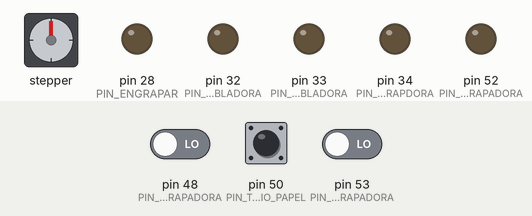
The sketch below on a simulated Arduino Mega 2560, built with avr-gcc and run on an emulated ATmega2560. Shown: stepper motor, output pins drawn as LEDs (lit = HIGH). Wiring (inferred from the names in the program): stepper motor (2048 steps per turn assumed): coils pin 24, pin 25, pin 26, pin 27. The test bench sets the inputs (shaded band); at power-on: pin 53 (PIN_LECTURA_AJUSTE_HORIZONTAL_ENGRAPADORA) LOW, pin 48 (PIN_LECTURA_AJUSTE_VERTICAL_ENGRAPADORA) LOW, pin 50 (PIN_TORRE_ENVIO_PAPEL) LOW. Pins used as bus, display or sensor lines are not drawn.

Above: at 0.8 s.
0.9 s: pin 53 (PIN_LECTURA_AJUSTE_HORIZONTAL_ENGRAPADORA) driven HIGH
At 1.8 s:
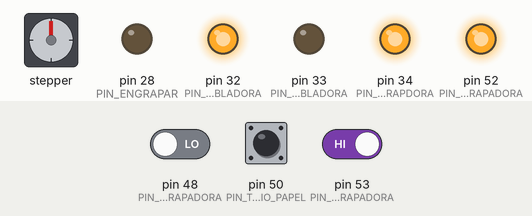
3.9 s: pin 48 (PIN_LECTURA_AJUSTE_VERTICAL_ENGRAPADORA) driven HIGH
At 5.7 s:
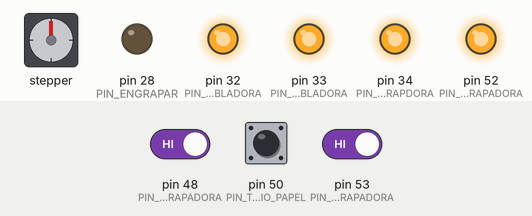
6.9 s: pin 50 (PIN_TORRE_ENVIO_PAPEL) pulsed HIGH 2 times (0.12 s each, 0.3 s apart)
At 9.9 s:
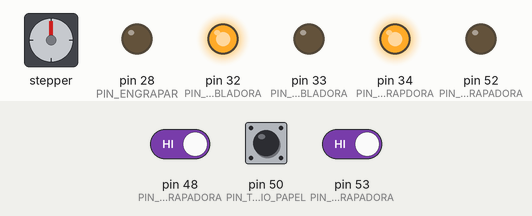
10.5 s: pin 48 (PIN_LECTURA_AJUSTE_VERTICAL_ENGRAPADORA) driven LOW
At 11.1 s:
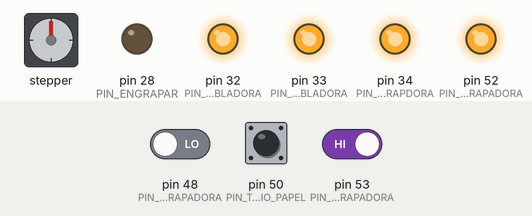
14.1 s: pin 50 (PIN_TORRE_ENVIO_PAPEL) pulsed HIGH 5 times (0.12 s each, 0.3 s apart)
At 19.0 s:
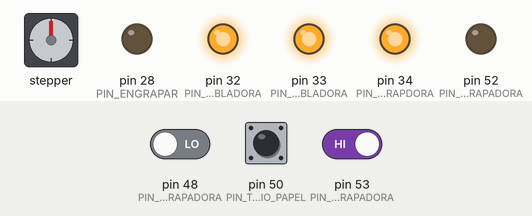
Timing chart, 0 to 21.3 s (numbered marks = the images above; inputs shaded):
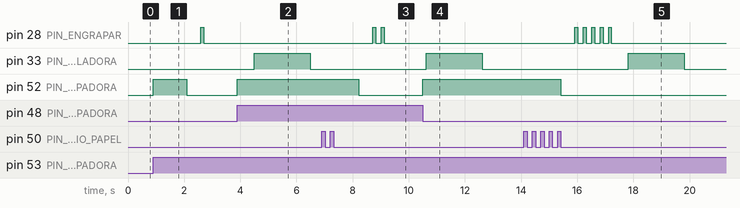

The sketch:

Duplo.ino
```cpp
#include <Arduino.h>

#include "Accion.h"
#include "Proceso.h"

#include <StandardCplusplus.h>
#include <vector>
#include <iterator>

//Almacena los procesos
std::vector<Proceso *> procesos;

//Realiza acciones, se utiliza para encender y apagar las bandas, y leer botones
Accion *accion;

//Indicar si la entrada de papel es la misma, para no enviar la se;al varias veces
bool mismoPapel;

void setup() {
    accion = new Accion();

    accion->liberarAjusteHorizontal();
    accion->liberarAjusteVertical();

    accion->bandas(true);
}

void loop() {
    doModoProcesoCompleto();
}

void doModoProcesoCompleto() {
    //veficar la entrada del papel
    verificarEntradaPapel();

    //calcular todos los procesos
    ejecutarProcesos();
}

bool entradaPapel() {
    if(!accion->entradaPapel()){
        mismoPapel = false;
        return false;
    }
    if( !mismoPapel && accion->entradaPapel() ) {
        mismoPapel = true;
        return true;
    }
    return false;
}

void verificarEntradaPapel() {
    if (entradaPapel()) {
        nuevoProceso();
    }
}

void nuevoProceso() {
    if (procesos.size() > 0) {
        //buscar algun proceso terminado y reiniciar
        for (int i = 0; i < procesos.size(); ++i) {
            if (procesos[i]->esTerminado()) {
                //reiniciar las variables y setear el tiempo
                procesos[i]->reiniciar(millis());
                return;
            }
        }
    }
    //Se necesitan mas procesos
    //crear un nuevo proceso y agregar el tiempo en que ocurrio
    procesos.push_back(new Proceso(accion, millis()));
}

void ejecutarProcesos() {
    //si la maquina esta trabajando
    if (procesos.size() > 0) {
        //calcular los procesos
        for (int i = 0; i < procesos.size(); ++i) {
            if (!procesos[i]->esTerminado()) {
                procesos[i]->calcular();
            }
        }
    }
}
```

Accion.cpp
```cpp
#include "Accion.h"

//constructor
Accion::Accion() {
//configurar pines

    pinMode(PIN_BANDA_ENGRAPDORA, OUTPUT);
    pinMode(PIN_AJUSTE_HORIZONTAL_ENGRAPADORA, OUTPUT);
    pinMode(PIN_AJUSTE_VERTICAL_ENGRAPADORA, OUTPUT);
    pinMode(PIN_AVANCE_PAPEL_ENGRAPDORA, OUTPUT);
    pinMode(PIN_ENGRAPAR, OUTPUT);
    pinMode(PIN_TOPE_ENGRAPAR, OUTPUT);
    pinMode(PIN_BANDA_DOBLADORA, OUTPUT);
    pinMode(PIN_DOBLADORA, OUTPUT);
    pinMode(PIN_SALIDA_CORRIENTE_DOBLADORA, OUTPUT);

    //inputs
    pinMode(PIN_TORRE_ENVIO_PAPEL, INPUT);
    pinMode(PIN_LECTURA_AJUSTE_HORIZONTAL_ENGRAPADORA, INPUT);
    pinMode(PIN_LECTURA_AJUSTE_VERTICAL_ENGRAPADORA, INPUT);

}

//TORRE
boolean Accion::entradaPapel() {
    //leer pin de entrada papel
    return !digitalRead(PIN_TORRE_ENVIO_PAPEL);
}

//Engrapadora
void Accion::bandaEngrapadora(boolean estado) {
    digitalWrite(PIN_BANDA_ENGRAPDORA, estado);
}

boolean Accion::mitadVueltasAjustePapelHorizontal() {
    return digitalRead(PIN_LECTURA_AJUSTE_HORIZONTAL_ENGRAPADORA);
}

boolean Accion::mitadVueltasAjustePapelVertical() {
    //inverse logic
    return !digitalRead(PIN_LECTURA_AJUSTE_VERTICAL_ENGRAPADORA);
}

void Accion::ajustePapelHorizontal(boolean estado) {
    digitalWrite(PIN_AJUSTE_HORIZONTAL_ENGRAPADORA, estado);
}

void Accion::ajustePapelVertical(boolean estado) {
    //!estado por el rele
    digitalWrite(PIN_AJUSTE_VERTICAL_ENGRAPADORA, !estado);
}

void Accion::liberarAjusteHorizontal() {
    while (!mitadVueltasAjustePapelHorizontal()) {
        ajustePapelHorizontal(true);
    }
    ajustePapelHorizontal(false);
}

void Accion::liberarAjusteVertical() {
    while (!mitadVueltasAjustePapelVertical()) {
        ajustePapelVertical(true);
    }
    ajustePapelVertical(false);
}

void Accion::engrapar(boolean estado) {
    digitalWrite(PIN_ENGRAPAR, estado);
}

void Accion::avancePapelEngrapadora(boolean estado) {
    digitalWrite(PIN_AVANCE_PAPEL_ENGRAPDORA, estado);
}

void Accion::bandaDobladora(boolean estado) {
    digitalWrite(PIN_BANDA_DOBLADORA, estado);
}

void Accion::topeGrapa(boolean estado) {
    digitalWrite(PIN_TOPE_ENGRAPAR, estado);
}

void Accion::doblar(boolean estado) {
    digitalWrite(PIN_DOBLADORA, estado);
}

void Accion::salidaCorrienteDobladora(boolean estado) {
    digitalWrite(PIN_SALIDA_CORRIENTE_DOBLADORA, estado);
}

void Accion::bandas(boolean estado) {
    bandaDobladora(estado);
    bandaEngrapadora(estado);
}
```

Accion.h
```cpp
#ifndef Accion_h
#define Accion_h

#include "Pines.h"
#include "Arduino.h"

class Accion{
  public:
    Accion();

    //Acciones de la torre
    boolean entradaPapel();

    //Dobladora
    void salidaCorrienteDobladora(boolean estado);
    void doblar(boolean estado);
    void bandaDobladora(boolean estado);

    //Engrapadora
    void ajustePapelHorizontal(boolean estado);
    void ajustePapelVertical(boolean estado);

    void liberarAjusteHorizontal();
    void liberarAjusteVertical();

    void engrapar(boolean estado);
    void topeGrapa(boolean estado);

    boolean mitadVueltasAjustePapelHorizontal();
    boolean mitadVueltasAjustePapelVertical();

    void avancePapelEngrapadora(boolean estado);
    void bandaEngrapadora(boolean estado);

    void bandas(boolean estado);

};

#endif
```

Pines.h
```cpp
#ifndef Pines_h
#define Pines_h
//Pines de las salidas digitales

//Pines de la engrapadora
#define PIN_BANDA_ENGRAPDORA 34

#define PIN_AJUSTE_HORIZONTAL_ENGRAPADORA 27

#define PIN_AJUSTE_VERTICAL_ENGRAPADORA 52

#define PIN_AVANCE_PAPEL_ENGRAPDORA 24

#define PIN_ENGRAPAR 28

#define PIN_TOPE_ENGRAPAR 25

//Pines de la dobladora
#define PIN_BANDA_DOBLADORA 32

#define PIN_DOBLADORA 26

#define PIN_SALIDA_CORRIENTE_DOBLADORA 33

//Pines de lectura de sensores
//Lectura de la torre
#define PIN_TORRE_ENVIO_PAPEL 50

//Lectura de la engrapadora
#define PIN_LECTURA_AJUSTE_HORIZONTAL_ENGRAPADORA 53

#define PIN_LECTURA_AJUSTE_VERTICAL_ENGRAPADORA 48


#endif
```

Proceso.cpp
```cpp
#include "Proceso.h"

Proceso::Proceso(Accion *accion, unsigned long timeInit) {
    _accion = accion;
    _tiempoInicio = timeInit;
    _terminado = false;
}

void Proceso::reiniciar(unsigned long nuevoTiempoInicio) {
    _tiempoInicio = nuevoTiempoInicio;
    _esAjustePapel = false;
    _esAjustePapelAbrir = false;

    _cantidadMitadVueltaHorizontal = 0;
    _cantidadMitadVueltaVertical = 0;

    _terminado = false;
    _tiempoActual = 0UL;

    _entrada_entradaTopePapelEngrapadora = false;
    _salida_entradaTopePapelEngrapadora = false;

    _estadoMitadDevuletaHorizontal = false;
    _estadoMitadDevuletaVertical = false;

    _lecturaHorizontal = false;
    _lecturaVertical = false;

    _entrada_engrapar = false;
    _salida_engrapar = false;

    _entrada_avancePapel = false;
    _salida_avancePapel = false;

    _entrada_doblar = false;
    _salida_doblar = false;

    _entrada_salidaCorrienteDobladora = false;
    _salida_salidaCorrienteDobladora = false;

}

boolean Proceso::esTerminado() {
    return _terminado;
}


void Proceso::entradaTopePapelEngrapadora() {
    if (!_entrada_entradaTopePapelEngrapadora && _tiempoActual >= TIM_ENTRADA_TOPE_ENGRAPAR) {
        _entrada_entradaTopePapelEngrapadora = true;
        _accion->topeGrapa(true);
    }
    if (!_salida_entradaTopePapelEngrapadora && _tiempoActual >= (TIM_ENTRADA_TOPE_ENGRAPAR + TIM_SIG_TOPE_ENGRAPAR)) {
        //Desactivar senal del tope de papel
        _salida_entradaTopePapelEngrapadora = true;
        _accion->topeGrapa(false);
    }
}

void Proceso::entradaAjusteHorizontalVertical() {

    entradaAjusteHorizontalVertical_PrimerAjuste();

    entradaAjusteHorizontalVertical_SegundoAjusteRelajar();

}

void Proceso::entradaAjusteHorizontalVertical_PrimerAjuste() {
    if (!_esAjustePapel && _tiempoActual >= TIM_ENTRADA_AJUSTE_HORI_VERT_PAPEL) {

        _estadoMitadDevuletaHorizontal = _accion->mitadVueltasAjustePapelHorizontal();
        _estadoMitadDevuletaVertical = _accion->mitadVueltasAjustePapelVertical();

        _accion->ajustePapelHorizontal(true);
        _accion->ajustePapelVertical(true);

        _esAjustePapel = true;
    }

    //Contar cantidad de mitad de vueltas de los motores
    if (_esAjustePapel) {
        contarMitadDeVueltasAjustePapel();
    }

    //desactivas los ajustes verticales despues de 4 mitad de vueltas
    if ((_esAjustePapel && _cantidadMitadVueltaHorizontal >= MITAD_VUELTAS_AJUSTE_HORI_VERT_PAPEL)) {
        _accion->ajustePapelHorizontal(false);
        _cantidadMitadVueltaHorizontal = 0;
    }

    if ((_esAjustePapel && _cantidadMitadVueltaVertical >= MITAD_VUELTAS_AJUSTE_HORI_VERT_PAPEL)) {
        _accion->ajustePapelVertical(false);
        _cantidadMitadVueltaVertical = 0;
    }
}

void Proceso::entradaAjusteHorizontalVertical_SegundoAjusteRelajar() {

    if ((!_esAjustePapelAbrir && _tiempoActual >= (TIM_ENTRADA_AJUSTE_HORI_VERT_PAPEL_DEJAR_PASAR))) {

        _estadoMitadDevuletaHorizontal = _accion->mitadVueltasAjustePapelHorizontal();
        _estadoMitadDevuletaVertical = _accion->mitadVueltasAjustePapelVertical();

        _accion->ajustePapelHorizontal(true);
        _accion->ajustePapelVertical(true);

        _esAjustePapelAbrir = true;
    }

    //Contar cantidad de mitad de vueltas de los motores
    if (_esAjustePapelAbrir) {
        contarMitadDeVueltasAjustePapel();
    }

    //desactivas los ajustes verticales despues de 4 mitad de vueltas
    if ((_esAjustePapelAbrir && _cantidadMitadVueltaHorizontal == MITAD_VUELTAS_AJUSTE_HORI_VERT_PAPEL_DEJAR_PASAR)) {
        _accion->ajustePapelHorizontal(false);
        _cantidadMitadVueltaHorizontal = 0;
    }

    if ((_esAjustePapelAbrir && _cantidadMitadVueltaVertical == MITAD_VUELTAS_AJUSTE_HORI_VERT_PAPEL_DEJAR_PASAR)) {
        _accion->ajustePapelVertical(false);
        _cantidadMitadVueltaVertical = 0;
    }
}

void Proceso::contarMitadDeVueltasAjustePapel() {
    //frecuencia para preguntar
    _lecturaHorizontal = _accion->mitadVueltasAjustePapelHorizontal();
    _lecturaVertical = _accion->mitadVueltasAjustePapelVertical();

    if (_lecturaHorizontal != _estadoMitadDevuletaHorizontal) {
        _estadoMitadDevuletaHorizontal = _lecturaHorizontal;
        //aumentar cantidad de vueltas
        _cantidadMitadVueltaHorizontal++;
    }

    if (_lecturaVertical != _estadoMitadDevuletaVertical) {
        _estadoMitadDevuletaVertical = _lecturaVertical;
        //aumentar cantidad de vueltas
        _cantidadMitadVueltaVertical++;
    }
}

void Proceso::engrapar() {
    if (!_entrada_engrapar && _tiempoActual >= TIM_ENTRADA_ENGRAPAR) {
        _entrada_engrapar = true;
        _accion->engrapar(true);
    }
    //Desactivar senal de engrapadora
    if (!_salida_engrapar && _tiempoActual >= (TIM_ENTRADA_ENGRAPAR + TIM_SIG_ENGRAPAR)) {
        _salida_engrapar = true;
        _accion->engrapar(false);
    }
}

void Proceso::avancePapel() {
    //avance del papel
    if (!_entrada_avancePapel && _tiempoActual >= TIM_ENTRADA_AVANCE_PAPEL_ENGRAPADORA) {
        _entrada_avancePapel = true;
        _accion->avancePapelEngrapadora(true);
    }
    //Desactivar senal de avance papel
    if (!_salida_avancePapel &&
        _tiempoActual >= (TIM_ENTRADA_AVANCE_PAPEL_ENGRAPADORA + TIM_SIG_AVANCE_PAPEL_ENGRAPADORA)) {
        _salida_avancePapel = true;
        _accion->avancePapelEngrapadora(false);
    }
}

void Proceso::doblar() {
    //activar la dobladora
    if (!_entrada_doblar && _tiempoActual >= (TIM_ENTRADA_DOBLADORA)) {
        _entrada_doblar = true;
        _accion->doblar(true);
    }

    //desactivar dobladora
    if (!_salida_doblar && _tiempoActual >= (TIM_ENTRADA_DOBLADORA + TIM_SIG_DOBLADORA)) {
        _salida_doblar = true;
        _accion->doblar(false);
    }
}

void Proceso::salidaCorrienteDobladora() {
    //activar salida final del papel
    if (!_entrada_salidaCorrienteDobladora && _tiempoActual >= (TIM_ENTRADA_SALIDA_CORRIENTE_DOBLADORA)) {
        _entrada_salidaCorrienteDobladora = true;
        _accion->salidaCorrienteDobladora(true);
    }

    //si ya se termino el proceso
    if (!_salida_salidaCorrienteDobladora &&
        _tiempoActual >= (TIM_ENTRADA_SALIDA_CORRIENTE_DOBLADORA + TIM_SIG_SALIDA_CORRIENTE_DOBLADORA)) {
        //Ya hemos terminado
        _salida_salidaCorrienteDobladora = true;
        finalizar();
    }
}

void Proceso::finalizar() {
    _accion->salidaCorrienteDobladora(false);
    _terminado = true;
}

void Proceso::calcular() {
    if (_terminado) { return; }

    //Calcular el offset del tiempo
    _tiempoActual = millis() - _tiempoInicio;

    //Entrada del tope de papel
    entradaTopePapelEngrapadora();

    //activar los ajuste de papel
    entradaAjusteHorizontalVertical();

    //Engrapar
    //Entrada de la engrapadora
    engrapar();

    avancePapel();

    //Dobladora

    doblar();

    salidaCorrienteDobladora();
}
```

Proceso.h
```cpp
#ifndef Proceso_h
#define Proceso_h

#include "Accion.h"
#include "Configuracion.h"
#include "Arduino.h"


class Proceso {
public:
    Proceso(Accion *accion, unsigned long timeInit);

    boolean esTerminado();

    void calcular();

    void reiniciar(unsigned long nuevoTiempoInicio);

private:
    Accion *_accion;

    boolean _terminado;
    unsigned long _tiempoInicio = 0UL;

    boolean _esAjustePapel = false;
    boolean _esAjustePapelAbrir = false;

    int _cantidadMitadVueltaHorizontal = 0;
    int _cantidadMitadVueltaVertical = 0;

    unsigned long _tiempoActual = 0UL;


    //utils
    bool _entrada_entradaTopePapelEngrapadora = false;
    bool _salida_entradaTopePapelEngrapadora = false;

    bool _estadoMitadDevuletaHorizontal = false;
    bool _estadoMitadDevuletaVertical = false;

    bool _lecturaHorizontal = false;
    bool _lecturaVertical = false;

    bool _entrada_engrapar = false;
    bool _salida_engrapar = false;

    bool _entrada_avancePapel = false;
    bool _salida_avancePapel = false;

    bool _entrada_doblar = false;
    bool _salida_doblar = false;

    bool _entrada_salidaCorrienteDobladora = false;
    bool _salida_salidaCorrienteDobladora = false;


//    metodos
    void entradaTopePapelEngrapadora();

    void entradaAjusteHorizontalVertical();

    void entradaAjusteHorizontalVertical_PrimerAjuste();
    void entradaAjusteHorizontalVertical_SegundoAjusteRelajar();

    void contarMitadDeVueltasAjustePapel();

    void engrapar();
    void avancePapel();
    void bandasDobladora();

    void doblar();
    void salidaCorrienteDobladora();
    void finalizar();
};

#endif
```

Configuracion.h
```cpp
#ifndef Configuracion_h
#define Configuracion_h

//Tiempos
//Engrapadora
#define TIM_ENTRADA_AJUSTE_HORI_VERT_PAPEL 1200//Tiempo donde entran los ajsute del papel para el engrapado
#define MITAD_VUELTAS_AJUSTE_HORI_VERT_PAPEL 3//Numero de mitad de vueltas


#define TIM_ENTRADA_AJUSTE_HORI_VERT_PAPEL_DEJAR_PASAR 2000 //Tiempo dedpues de engrapar para relajar los ajuste de papel y dejar pasar el papel
#define MITAD_VUELTAS_AJUSTE_HORI_VERT_PAPEL_DEJAR_PASAR 1//Numero de mitad de vueltas


#define TIM_ENTRADA_ENGRAPAR 1700//Tiempo donde se activa el mecanismo para engrapar
#define TIM_SIG_ENGRAPAR 100//Tiempo que permanece la segnal de engrapado en el rele


#define TIM_ENTRADA_TOPE_ENGRAPAR 0//Tiempo donde se activa el tope para el engrape del papel, puede ser el mismo que TIM_ENTRADA_AJUSTE_HORI_VERT_PAPEL
#define TIM_SIG_TOPE_ENGRAPAR 2000//Tiempo que permanece la segnal del tope engrapado en el rele


#define TIM_ENTRADA_AVANCE_PAPEL_ENGRAPADORA 2300//Tiempo donde se activa el mecanismo avanzar el papel despues de ser engrapado
#define TIM_SIG_AVANCE_PAPEL_ENGRAPADORA 100//Tiempo que permanece la segnal de avance del papel hacia la dobladora

//Dobladora

#define TIM_ENTRADA_DOBLADORA 3400//Tiempo donde se activa la dobladora
#define TIM_SIG_DOBLADORA 64//Tiempo que permanece la segnal de la dobladora en el rele


#define TIM_ENTRADA_SALIDA_CORRIENTE_DOBLADORA 3600//Tiempo donde se activa la salida de corriente para la salida del papel o la cortadora
#define TIM_SIG_SALIDA_CORRIENTE_DOBLADORA  2000//Tiempo que permanece la segnal de la salida de corriente en el rele

#endif
```

Measured:
- after the input at 0.9 s, pin 28 (PIN_ENGRAPAR): LOW → HIGH after 1.7 s, → LOW 0.10 s later; pin 32 (PIN_BANDA_DOBLADORA), pin 34 (PIN_BANDA_ENGRAPDORA): LOW → HIGH at once; pin 52 (PIN_AJUSTE_VERTICAL_ENGRAPADORA): LOW → HIGH at once, → LOW 1.2 s later
- after the input at 3.9 s, pin 52 (PIN_AJUSTE_VERTICAL_ENGRAPADORA): LOW → HIGH at once
- after the input at 6.9 s, pin 28 (PIN_ENGRAPAR): alternates HIGH for 0.10 s and LOW for 0.20 s, 4 changes in all, then stays LOW, starting after 1.8 s; pin 52 (PIN_AJUSTE_VERTICAL_ENGRAPADORA): HIGH → LOW after 1.3 s
- after the input at 10.5 s, pin 52 (PIN_AJUSTE_VERTICAL_ENGRAPADORA): LOW → HIGH at once
- after the input at 14.1 s, pin 28 (PIN_ENGRAPAR): alternates HIGH for 0.10 s and LOW for 0.20 s, 10 changes in all, then stays LOW, starting after 1.8 s; pin 33 (PIN_SALIDA_CORRIENTE_DOBLADORA): LOW → HIGH after 3.7 s, → LOW 2.0 s later; pin 52 (PIN_AJUSTE_VERTICAL_ENGRAPADORA): HIGH → LOW after 1.3 s
